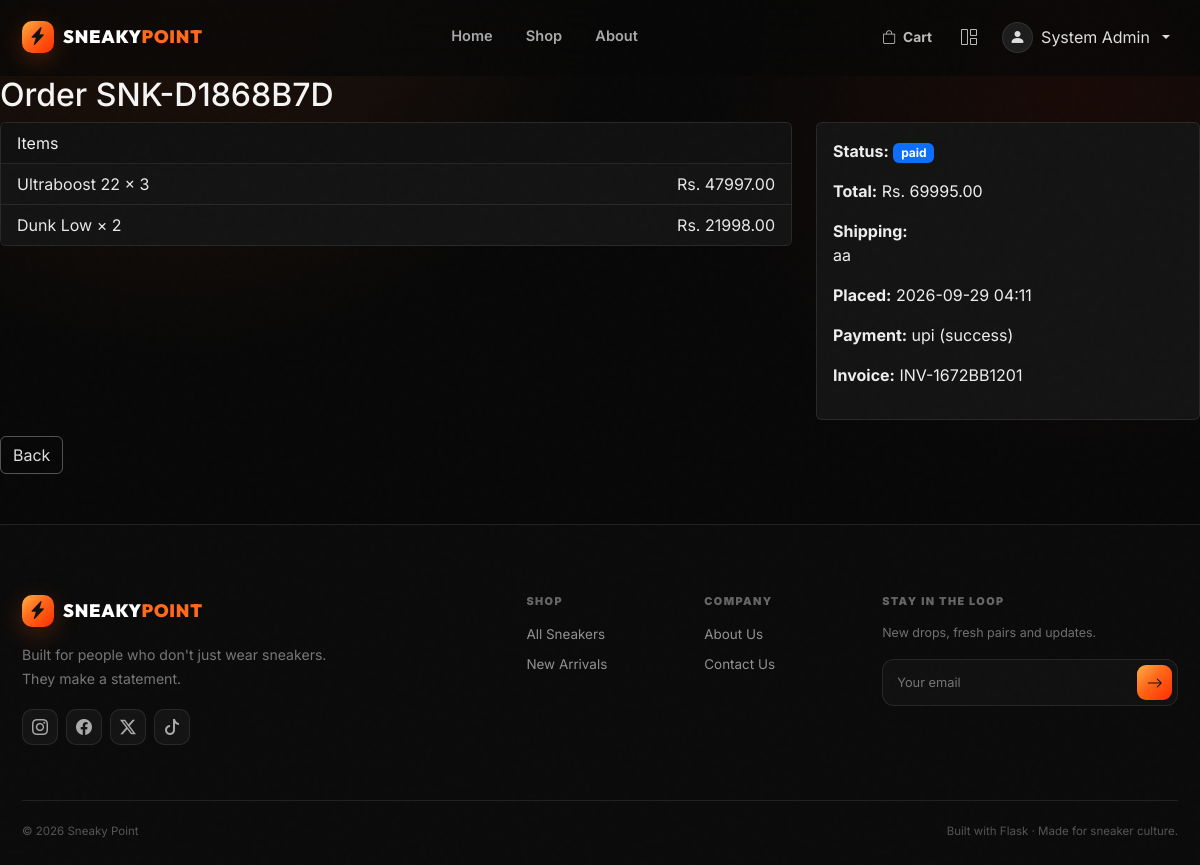
The app's page /orders/1 (signed in) with its own data.
### backend/models/user.py (models this page shows, shortened)
class User(UserMixin, db.Model):
    __tablename__ = "users"
    id = db.Column(db.Integer, primary_key=True)
    email = db.Column(db.String(120), unique=True, nullable=False, index=True)
    password_hash = db.Column(db.String(256), nullable=False)
    full_name = db.Column(db.String(100), nullable=False)
    role = db.Column(db.String(20), nullable=False, default="customer")
    phone = db.Column(db.String(20))
    address = db.Column(db.Text)
    is_active = db.Column(db.Boolean, default=True)
    created_at = db.Column(db.DateTime, default=datetime.utcnow)
    updated_at = db.Column(db.DateTime, default=datetime.utcnow, onupdate=datetime.utcnow)
    orders = db.relationship("Order", backref="user", lazy="dynamic")
    cart_items = db.relationship("CartItem", backref="user", lazy="dynamic", cascade="all, delete-orphan")
    wishlists = db.relationship("Wishlist", backref="user", lazy="dynamic", cascade="all, delete-orphan")
    def is_staff_or_above(self):
        return self.role in ("staff", "shopkeeper", "admin")

### backend/models/order.py (models this page shows, shortened)
class Order(db.Model):
    __tablename__ = "orders"
    id = db.Column(db.Integer, primary_key=True)
    order_number = db.Column(db.String(20), unique=True, nullable=False, index=True)
    user_id = db.Column(db.Integer, db.ForeignKey("users.id"), nullable=False)
    status = db.Column(db.String(20), default="pending")
    total_amount = db.Column(db.Numeric(10, 2), nullable=False)
    shipping_address = db.Column(db.Text, nullable=False)
    created_at = db.Column(db.DateTime, default=datetime.utcnow)
    updated_at = db.Column(db.DateTime, default=datetime.utcnow, onupdate=datetime.utcnow)
    items = db.relationship("OrderItem", backref="order", lazy="dynamic", cascade="all, delete-orphan")
    payment = db.relationship("Payment", backref="order", uselist=False, cascade="all, delete-orphan")
    invoice = db.relationship("Invoice", backref="order", uselist=False, cascade="all, delete-orphan")

class OrderItem(db.Model):
    __tablename__ = "order_items"
    id = db.Column(db.Integer, primary_key=True)
    order_id = db.Column(db.Integer, db.ForeignKey("orders.id"), nullable=False)
    product_id = db.Column(db.Integer, db.ForeignKey("products.id"), nullable=False)
    variant_id = db.Column(db.Integer, db.ForeignKey("product_variants.id"), nullable=True)
    variant = db.relationship("ProductVariant")
    quantity = db.Column(db.Integer, nullable=False)
    unit_price = db.Column(db.Numeric(10, 2), nullable=False)
    subtotal = db.Column(db.Numeric(10, 2), nullable=False)

class Payment(db.Model):
    __tablename__ = "payments"
    id = db.Column(db.Integer, primary_key=True)
    order_id = db.Column(db.Integer, db.ForeignKey("orders.id"), unique=True, nullable=False)
    amount = db.Column(db.Numeric(10, 2), nullable=False)
    method = db.Column(db.String(30), default="card")
    status = db.Column(db.String(20), default="pending")
    transaction_id = db.Column(db.String(100))
    paid_at = db.Column(db.DateTime)

class Invoice(db.Model):
    __tablename__ = "invoices"
    id = db.Column(db.Integer, primary_key=True)
    order_id = db.Column(db.Integer, db.ForeignKey("orders.id"), unique=True, nullable=False)
    invoice_number = db.Column(db.String(30), unique=True, nullable=False)
    issued_at = db.Column(db.DateTime, default=datetime.utcnow)
    pdf_path = db.Column(db.String(255))

### backend/models/product.py (models this page shows, shortened)
class Product(db.Model):
    __tablename__ = "products"
    id = db.Column(db.Integer, primary_key=True)
    name = db.Column(db.String(150), nullable=False)
    slug = db.Column(db.String(160), unique=True, nullable=False, index=True)
    description = db.Column(db.Text)
    price = db.Column(db.Numeric(10, 2), nullable=False)
    stock = db.Column(db.Integer, default=0, nullable=False)
    category_id = db.Column(db.Integer, db.ForeignKey("categories.id"))
    brand_id = db.Column(db.Integer, db.ForeignKey("brands.id"))
    size = db.Column(db.String(20), default="9")
    color = db.Column(db.String(40), default="Black")
    image_url = db.Column(db.String(255), default="/static/images/products/air-max-90.jpg")
    image_url_2 = db.Column(db.String(255))
    image_url_3 = db.Column(db.String(255))
    is_active = db.Column(db.Boolean, default=True)
    created_at = db.Column(db.DateTime, default=datetime.utcnow)
    updated_at = db.Column(db.DateTime, default=datetime.utcnow, onupdate=datetime.utcnow)
    variants = db.relationship(
        "ProductVariant",
        backref="product",
        lazy="select",
        cascade="all, delete-orphan",
        order_by="ProductVariant.id",
    )
    cart_items = db.relationship("CartItem", backref="product", lazy="dynamic")
    order_items = db.relationship("OrderItem", backref="product", lazy="dynamic")
    wishlists = db.relationship("Wishlist", backref="product", lazy="dynamic", cascade="all, delete-orphan")

### backend/routes/orders.py (the view)
@orders_bp.route("/<int:order_id>")
@login_required
def detail(order_id):
    order = Order.query.get_or_404(order_id)
    if not current_user.is_staff_or_above() and order.user_id != current_user.id:
        abort(403)
    return render_template("orders/detail.html", order=order)

### backend/models/user.py (called while the page is built)
@login_manager.user_loader
def load_user(user_id):
    return User.query.get(int(user_id))

### backend/templates/orders/detail.html (shortened to what this page needs)
{% extends "base.html" %}
{% block content %}
<h2>Order {{ order.order_number }}</h2>
<div class="row">
    <div class="col-md-8">
        <div class="card mb-3">
            <div class="card-header">Items</div>
            <ul class="list-group list-group-flush">
                {% for item in order.items %}
                <li class="list-group-item d-flex justify-content-between">
                    <span>{{ item.product.name }} × {{ item.quantity }}</span>
                    <span>Rs. {{ "%.2f"|format(item.subtotal) }}</span>
                </li>
                {% endfor %}
            </ul>
        </div>
    </div>
    <div class="col-md-4">
        <div class="card">
            <div class="card-body">
                <p><strong>Status:</strong> <span class="badge bg-primary">{{ order.status }}</span></p>
                <p><strong>Total:</strong> Rs. {{ "%.2f"|format(order.total_amount) }}</p>
                <p><strong>Shipping:</strong><br>{{ order.shipping_address }}</p>
                <p><strong>Placed:</strong> {{ order.created_at.strftime('%Y-%m-%d %H:%M') }}</p>
                {% if order.payment %}
                <p><strong>Payment:</strong> {{ order.payment.method }} ({{ order.payment.status }})</p>
                {% endif %}
                {% if order.invoice %}
                <p><strong>Invoice:</strong> {{ order.invoice.invoice_number }}</p>
                {% endif %}
            </div>
        </div>
    </div>
</div>
<a href="{{ url_for('orders.list_orders') }}" class="btn btn-outline-secondary mt-3">Back</a>
{% endblock %}

### backend/templates/base.html (shortened to what this page needs)
<!DOCTYPE html>
<html lang="en">
<head>
    <link href="https://cdn.jsdelivr.net/npm/bootstrap@5.3.3/dist/css/bootstrap.min.css" rel="stylesheet">
    <link rel="stylesheet" href="https://cdn.jsdelivr.net/npm/bootstrap-icons@1.11.3/font/bootstrap-icons.min.css">
    <link rel="stylesheet" href="{{ url_for('static', filename='css/style.css') }}">
</head>
<body>
<div class="site-noise"></div>
<nav class="navbar navbar-expand-lg navbar-dark sp-navbar sticky-top" id="mainNav">
    <div class="container py-2">
        <a class="navbar-brand sp-brand" href="{{ url_for('main.index') }}">
            <span class="brand-mark"><i class="bi bi-lightning-charge-fill"></i></span>
            <span>SNEAKY<span class="brand-accent">POINT</span></span>
        </a>
        <div class="collapse navbar-collapse" id="nav">
            <ul class="navbar-nav mx-auto sp-nav-links">
                <li class="nav-item"><a class="nav-link" href="{{ url_for('main.index') }}">Home</a></li>
                <li class="nav-item"><a class="nav-link" href="{{ url_for('products.list_products') }}">Shop</a></li>
                <li class="nav-item"><a class="nav-link" href="{{ url_for('main.about') }}">About</a></li>
            </ul>
            <ul class="navbar-nav align-items-lg-center gap-lg-1">
                <li class="nav-item">
                    <a class="nav-cart-link" href="{{ url_for('cart.view_cart') }}" aria-label="Shopping cart">
                        <i class="bi bi-bag"></i><span>Cart</span>
                    </a>
                </li>
                {% if current_user.is_authenticated %}
                    {% if current_user.is_staff_or_above() %}
                    <li class="nav-item">
                        <a class="nav-icon-link" href="{{ url_for('admin.dashboard') }}" aria-label="Dashboard">
                            <i class="bi bi-grid-1x2"></i>
                        </a>
                    </li>
                    {% endif %}
                    <li class="nav-item dropdown">
                        <a class="nav-user dropdown-toggle" href="#" data-bs-toggle="dropdown" aria-expanded="false">
                            <span class="user-avatar"><i class="bi bi-person-fill"></i></span>
                            <span class="d-none d-lg-inline">{{ current_user.full_name }}</span>
                        </a>
                    </li>
                {% endif %}
            </ul>
        </div>
    </div>
</nav>
<main class="site-main">
    {% block content %}{% endblock %}
</main>
<footer class="sp-footer">
    <div class="container">
        <div class="footer-main">
            <div class="footer-brand">
                <a class="sp-brand mb-3 d-inline-flex" href="{{ url_for('main.index') }}">
                    <span class="brand-mark"><i class="bi bi-lightning-charge-fill"></i></span>
                    <span>SNEAKY<span class="brand-accent">POINT</span></span>
                </a>
                <p>Built for people who don't just wear sneakers. They make a statement.</p>
                <div class="social-row">
                    <a href="#" aria-label="Instagram"><i class="bi bi-instagram"></i></a>
                    <a href="#" aria-label="Facebook"><i class="bi bi-facebook"></i></a>
                    <a href="#" aria-label="Twitter"><i class="bi bi-twitter-x"></i></a>
                    <a href="#" aria-label="TikTok"><i class="bi bi-tiktok"></i></a>
                </div>
            </div>
            <div class="footer-links">
                <div>
                    <h6>SHOP</h6>
                    <a href="{{ url_for('products.list_products') }}">All Sneakers</a>
                    <a href="{{ url_for('products.list_products') }}">New Arrivals</a>
                </div>
                <div>
                    <h6>COMPANY</h6>
                    <a href="{{ url_for('main.about') }}">About Us</a>
                    <a href="{{ url_for('main.contact') }}">Contact Us</a>
                </div>
                <div class="footer-newsletter">
                    <h6>STAY IN THE LOOP</h6>
                    <p>New drops, fresh pairs and updates.</p>
                    <div class="newsletter-box">
                        <input type="email" placeholder="Your email">
                        <button type="button" aria-label="Subscribe"><i class="bi bi-arrow-right"></i></button>
                    </div>
                </div>
            </div>
        </div>
        <div class="footer-bottom">
            <span>© 2026 Sneaky Point</span>
            <span>Built with Flask · Made for sneaker culture.</span>
        </div>
    </div>
</footer>
</body>
</html>

### backend/static/css/style.css (style rules this page uses)
:root { --sp-bg: #080808; --sp-bg-soft: #0d0d0d; --sp-card: #121212; --sp-card-2: #181818; --sp-border: rgba(255, 255, 255, 0.09); --sp-text: #f5f5f5; --sp-muted: #9a9a9a; --sp-orange: #ff6a1a; --sp-orange-2: #ff3d00; --sp-yellow: #ffb347; --sp-gradient: linear-gradient(135deg, #ffb347 0%, #ff6a1a 42%, #ff2d00 100%); --sp-shadow: 0 20px 60px rgba(0, 0, 0, 0.35); --sp-radius: 22px; }
* { box-sizing: border-box; }
html { scroll-behavior: smooth; }
body { margin: 0; min-height: 100vh; display: flex; flex-direction: column; background: radial-gradient( circle at 15% -10%, rgba(255, 106, 26, 0.12), transparent 28rem ), radial-gradient( circle at 90% 10%, rgba(255, 45, 0, 0.07), transparent 24rem ), var(--sp-bg); color: var(--sp-text); font-family: "Inter", sans-serif; overflow-x: hidden; }
a { color: inherit; text-decoration: none; }
.site-noise { position: fixed; inset: 0; pointer-events: none; z-index: 9999; opacity: 0.025; }
.site-main { flex: 1; }
.container { max-width: 1180px; }
.sp-navbar { background: rgba(8, 8, 8, 0.76); border-bottom: 1px solid transparent; backdrop-filter: blur(18px); -webkit-backdrop-filter: blur(18px); transition: 0.25s ease; }
.sp-brand { display: inline-flex; align-items: center; gap: 9px; color: #fff !important; font-family: "Outfit", sans-serif; font-size: 1.12rem; font-weight: 900; letter-spacing: 0.8px; }
.brand-mark { display: grid; place-items: center; width: 32px; height: 32px; border-radius: 10px; background: var(--sp-gradient); color: #111; box-shadow: 0 7px 25px rgba(255, 90, 20, 0.25); }
.brand-accent { color: var(--sp-orange); }
.sp-nav-links { gap: 6px; }
.sp-nav-links .nav-link { color: #a9a9a9 !important; font-size: 0.91rem; font-weight: 600; padding: 0.65rem 0.85rem !important; transition: 0.2s ease; }
.nav-icon-link { display: grid; place-items: center; width: 42px; height: 42px; color: #bbb; border-radius: 12px; transition: 0.2s ease; }
.nav-user { display: inline-flex; align-items: center; gap: 8px; color: #ddd; padding: 5px 8px; }
.user-avatar { width: 31px; height: 31px; border-radius: 50%; display: grid; place-items: center; background: #1d1d1d; border: 1px solid var(--sp-border); }
.sp-footer { margin-top: 50px; padding: 70px 0 25px; border-top: 1px solid var(--sp-border); background: #0b0b0b; }
.footer-main { display: grid; grid-template-columns: 1fr 1.5fr; gap: 70px; padding-bottom: 55px; }
.footer-brand p { max-width: 330px; color: #777; line-height: 1.7; font-size: 0.88rem; }
.social-row { display: flex; gap: 8px; margin-top: 18px; }
.social-row a { width: 36px; height: 36px; display: grid; place-items: center; border-radius: 10px; color: #aaa; background: #141414; border: 1px solid var(--sp-border); }
.footer-links { display: grid; grid-template-columns: 0.8fr 0.8fr 1.6fr; gap: 30px; }
.footer-links h6 { color: #666; font-size: 0.68rem; letter-spacing: 1.4px; font-weight: 900; margin-bottom: 16px; }
.footer-links a { display: block; color: #929292; font-size: 0.84rem; margin-bottom: 10px; }
.footer-newsletter p { color: #707070; font-size: 0.78rem; }
.newsletter-box { display: flex; padding: 5px; border-radius: 12px; border: 1px solid var(--sp-border); background: #111; }
.newsletter-box input { width: 100%; border: 0; outline: 0; background: transparent; color: #fff; padding: 8px 9px; font-size: 0.8rem; }
.newsletter-box button { width: 38px; border: 0; border-radius: 9px; background: var(--sp-gradient); color: #111; font-weight: 900; }
.footer-bottom { padding-top: 22px; border-top: 1px solid var(--sp-border); display: flex; justify-content: space-between; gap: 20px; color: #555; font-size: 0.72rem; }
.card { background: #141414; color: #eee; border-color: var(--sp-border); }
.card-header, .card-footer { background: #111; border-color: var(--sp-border); }
.btn-outline-secondary { color: #ddd !important; border-color: rgba(255, 255, 255, 0.3) !important; background: transparent !important; }
.list-group-item { background: #141414 !important; color: #e8e8e8 !important; border-color: var(--sp-border) !important; }
.nav-cart-link { display: inline-flex; align-items: center; gap: 7px; min-height: 42px; padding: 0 12px; color: #bbb; border-radius: 12px; font-size: 0.86rem; font-weight: 700; text-decoration: none; transition: 0.2s ease; }

### records on screen
User: full_name "System Admin"
Order: order_number "SNK-D1868B7D", status "paid", total_amount "69995.00", shipping_address "aa", created_at "2026-09-29 04:11"
OrderItem: product.name "Ultraboost 22", quantity "3", subtotal "47997.00"
OrderItem: product.name "Dunk Low", quantity "2", subtotal "21998.00"
Payment: payment.method "upi", payment.status "success"
Invoice: invoice.invoice_number "INV-1672BB1201"
